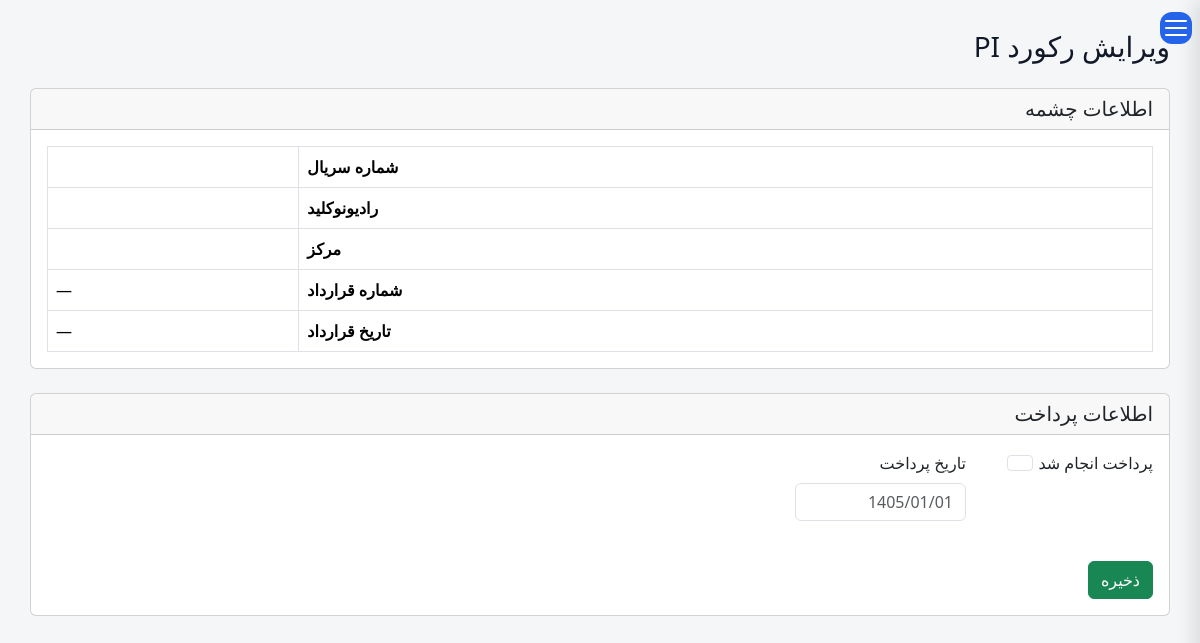
Page /contract/contract/edit/14/ (signed in) on the earlier database version.
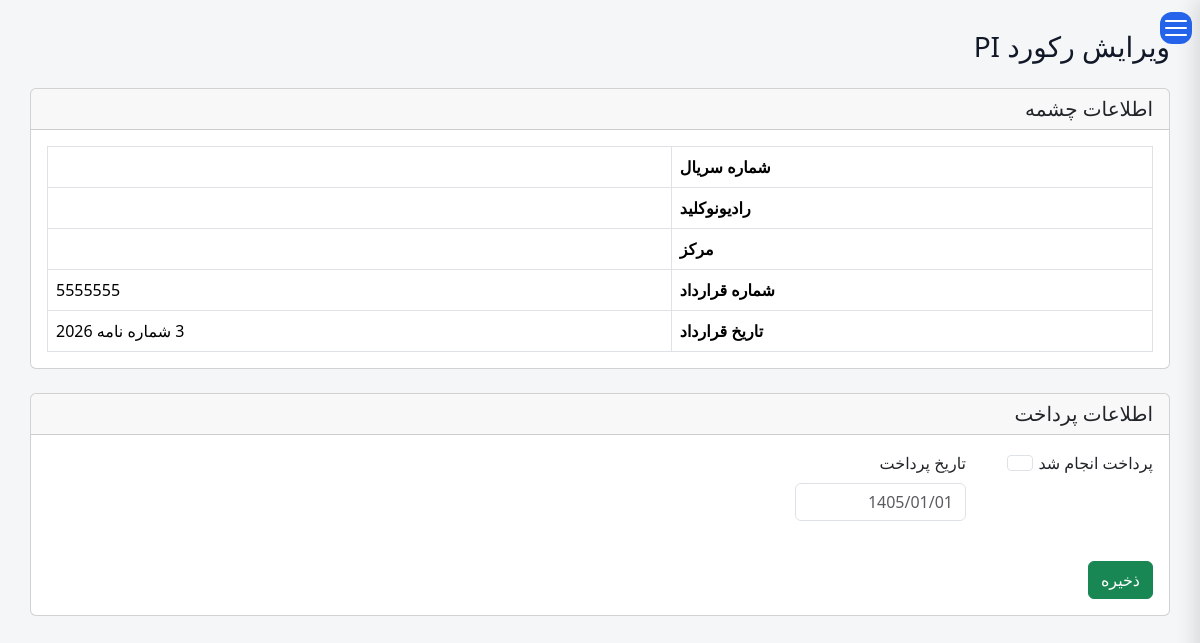
Same page on the later database version.
### contract/models.py (models this page shows, shortened)
class Contract(models.Model):
    dsrs = models.ManyToManyField(
        "dashboard.DSRS",
        related_name="pi_record",
        null=True,
    blank=True,
    )
    payment_done = models.BooleanField(
        _("Payment Done"),
        default=False,
    )
    payment_date = models.DateField(
        _("Payment Date"),
        null=True,
        blank=True,
    )
    created_at = models.DateTimeField(
        _("Created At"),
        auto_now_add=True,
    )
    history = HistoricalRecords()
    @property
    def contract_number(self):
        source = self.dsrs.select_related("contract").first()
        if source and source.contract:
            return source.contract.contract_number
        return ""
    @property
    def contract_date(self):
        source = self.dsrs.select_related("contract").first()
        if source and source.contract:
            return source.contract.contract_date
        return None

class LicenseContract(models.Model):
    license = models.OneToOneField(
        LicenseRequest,
        on_delete=models.PROTECT,
        related_name="contract"
    )
    contract_number = models.CharField(
            _("Contract Number"),
            max_length=100,
            blank=True,
            null=True,
        )
    contract_date = models.DateField(
        _("Contract Date"),
        blank=True,
        null=True,
    )
    contract_cost = models.DecimalField(
        _("Contract Cost"),
        max_digits=14,
        decimal_places=2,
        blank=True,
        null=True,
    )
    send_to_financial = models.BooleanField(
        _("Send to Financial"),
        default=False,
    )
    draft_sent_to_customer = models.BooleanField(
        _("Draft Sent to Customer"),
        default=False,
    )
    draft_sent_date = models.DateField(
        _("Draft Sent Date"),
        blank=True,
        null=True,
    )
    draft_letter_number = models.CharField(
        max_length=100,
        blank=True,
        verbose_name=_("Draft Letter Number"),
    )
    draft_letter_date = models.DateField(
        blank=True,
        null=True,
        verbose_name=_("Draft Letter Date"),
    )
    notification_letter_number = models.CharField(
        _("Notification Letter Number"),
        max_length=30,
        blank=True,
        null=True,
    )
    notification_letter_date = models.DateField(
        _("Notification Letter Date"),
        blank=True,
        null=True,
    )
    License_letter_number = models.CharField(
        _("License Letter Number"),
        max_length=30,
        blank=True,
        null=True,
    )
    License_letter_date = models.DateField(
        _("License Letter Date"),
        blank=True,
        null=True,
    )
    amendment_notes = models.TextField(
        _("Amendment Notes"),
        blank=True,
        null=True,
    )
    source_owner = models.CharField(
        _("Source Owner"),
        max_length=100,
        blank=True,
        null=True,
    )
    contract_accountable = models.CharField(
        _("Contract Accountable"),
        max_length=100,
        blank=True,
        null=True,
    )
    created_at = models.DateTimeField(
        _("Created At"),
        auto_now_add=True,
    )
    updated_at = models.DateTimeField(
        _("Updated At"),
        auto_now=True,
    )

### dashboard/models.py (models this page shows, shortened)
class DSRS(models.Model):
    class Meta:
        verbose_name = _("DSRS Source")
        verbose_name_plural = _("DSRS Sources")
    contract = models.ForeignKey(
        LicenseContract,
        null=True,
        blank=True,
        on_delete=models.SET_NULL,
    )
    created_from = models.ForeignKey(
        "self",
        null=True,
        blank=True,
        on_delete=models.SET_NULL,
        related_name="children",
    )
    Source_Type = models.CharField(_("Source Type"), max_length=10, choices=SOURCE_TYPE.choices, default="DSRS")
    Sso_Code = models.CharField( _("SSO Code"),max_length=12,null=True, blank=True)
    Facility = models.ForeignKey(
                FacilityModel,
                null=True,
                blank=True,
                on_delete=models.SET_NULL,
                related_name="Source_Facility"
            )
    Origin_Type = models.CharField( _("Origin Type"), max_length=20, choices=OriginType.choices,null=True, blank=True)
    Date_received = models.DateField(_("Date Received"),blank=True, null=True)
    is_divisible = models.BooleanField( _("is divisible"),default=False,)
    source_count = models.PositiveIntegerField(_("source count"),default=1,)
    available_count = models.PositiveIntegerField( _("available count"),default=1,)
    Location = models.CharField( _("Location"), max_length=150,blank=True, null=True)
    Status = models.CharField(_("SOURCE STATUS"), max_length=15, choices=SOURCE_STATUS.choices,blank=True, null=True)
    Status_Date = models.DateField(_("Status Date"), blank=True, null=True)
    Responsible_Person = models.CharField(_("Responsible Person"), max_length=50,null=True, blank=True)
    Nuclide = models.ForeignKey( Nuclides, verbose_name=_("Nuclide"), on_delete=models.SET_NULL, null=True, blank=True)
    activity_input = models.FloatField( _("activityinput"), null=True, blank=True)
    activity_unit = models.CharField(_("activity unit"),
        max_length=10,
        choices=ActivityUnit.choices,
        default='Bq',blank=True, null=True
    )
    Activity_reference_date = models.DateField(_("Activity reference date"), null=True, blank=True)
    serial_number = models.CharField(_("serial number"), max_length=25,null=True, blank=True)
    Dose_rate_surface_uSv = models.FloatField(_("Dose rate on surface uSv"), null=True, blank=True)
    Dose_rate_1m_uSv = models.FloatField(_("Dose rate at 1 m distance uSv"), null=True, blank=True)
    Dose_rate_measurement_date = models.DateField(_("Dose rate measurement date"), null=True, blank=True)
    source_state = models.CharField(_("source state"), max_length=15, choices=SourceState.choices, null=True, blank=True)
    contamination_bq_cm2 = models.FloatField(_("contamination bq/cm2"), null=True, blank=True)
    Source_Physical_Form = models.CharField(_("Source Physical Form"), max_length=10, choices=SourceForm.choices, null=True, blank=True)
    Source_Manufacturer = models.CharField(_("Source Manufacturer"), max_length=50, blank=True, null=True)
    Source_Model = models.CharField(_("Source Model"), max_length=20,null=True, blank=True)
    Source_Practice = models.CharField(_("Source Practice"), max_length=20, blank=True, null=True)
    Device_Manufacturer = models.CharField(_("Device Manufacturer"), max_length=50, blank=True, null=True)
    Device_Model = models.CharField(_("Device Model"), max_length=50, blank=True, null=True)
    Device_Serial_Number = models.CharField(_("Device Serial Number"), max_length=50, blank=True, null=True)
    Container_Type = models.CharField(_("Container Type"), max_length=25, blank=True, null=True)
    Dimension = models.CharField(_("Dimension"), max_length=20, blank=True, null=True)
    Comment = models.CharField(_("Comment"), max_length=255, blank=True, null=True)
    created_by = models.ForeignKey(User, on_delete=models.CASCADE, editable=False)
    created_at = models.DateTimeField(auto_now_add=True)
    history = HistoricalRecords()
    initial_activity_bq = models.FloatField(null=True, blank=True)

### contract/views.py (the view)
# urls.py: path('contract/edit/<int:pk>/', views.contract_edit, name='contract_edit'),
def contract_edit(request, pk):
    if not request.user.groups.filter(name="Contracts Users").exists():
        return HttpResponseForbidden(_("You dont have access to this page."))
    contract = get_object_or_404(Contract, pk=pk)
    if request.method == "POST":
        form = ContractForm(request.POST, instance=contract)
        if form.is_valid():
            form.save()
            return redirect("contract_index")
    else:
        form = ContractForm(instance=contract)
    return render(
        request,
        "contract/contract_edit.html",
        {
            "form": form,
            "contract": contract,
            "source": contract.dsrs,   # singular now, not a queryset
        }
    )

### contract/forms.py
class ContractForm(forms.ModelForm):
    class Meta:
        model = Contract
        fields = ["payment_done", "payment_date"]
        widgets = {
            "payment_date": forms.DateInput(
                attrs={"type": "text", "class": "form-control datepicker",}
            ),
        }
        labels = {
            "payment_done": _("Payment Done"),
            "payment_date": _("Payment Date"),
        }
    def __init__(self, *args, **kwargs):
        super().__init__(*args, **kwargs)
        for field in self.fields.values():
            existing = field.widget.attrs.get("class", "")
            field.widget.attrs["class"] = f"{existing} form-control".strip()

### templates/contract/contract_edit.html (shortened to what this page needs)
{% extends "base.html" %}
{% load crispy_forms_tags %}
{% load i18n %}
{% block content %}
<h3 class="mb-4">
    {% trans "Edit PI Record" %}
</h3>
<div class="card mb-4">
    <div class="card-header">
        <h5 class="mb-0">
            {% trans "Source Information" %}
        </h5>
    </div>
    <div class="card-body">
        <table class="table table-bordered mb-0">
            <tr>
                <th>{% trans "Serial Number" %}</th>
                <td>{{ source.serial_number }}</td>
            </tr>
            <tr>
                <th>{% trans "Nuclide" %}</th>
                <td>{{ source.Nuclide }}</td>
            </tr>
            <tr>
                <th>{% trans "Facility" %}</th>
                <td>{{ source.Facility }}</td>
            </tr>
            <tr>
                <th>{% trans "Contract Number" %}</th>
                <td>{{ contract.contract_number|default:"—" }}</td>
            </tr>
            <tr>
                <th>{% trans "Contract Date" %}</th>
                <td>{{ contract.contract_date|default:"—" }}</td>
            </tr>
        </table>
    </div>
</div>
<div class="card">
    <div class="card-header">
        <h5 class="mb-0">
            {% trans "Payment Information" %}
        </h5>
    </div>
    <div class="card-body">
        <form method="post">
            <div class="row g-3">
                <div class="col-md-2">
                    {{ form.payment_done|as_crispy_field }}
                </div>
                <div class="col-md-2">
                    {{ form.payment_date|as_crispy_field }}
                </div>
            </div>
            <div class="form-actions mt-4">
                <button type="submit" class="btn btn-success">
                    {% trans "Save" %}
                </button>
            </div>
        </form>
    </div>
</div>
{% endblock %}

Differences in the rows shown:
changed through a linked row, Contract: contract_number "—" → "5555555"; contract_date "—" → "3 شماره نامه 2026"
